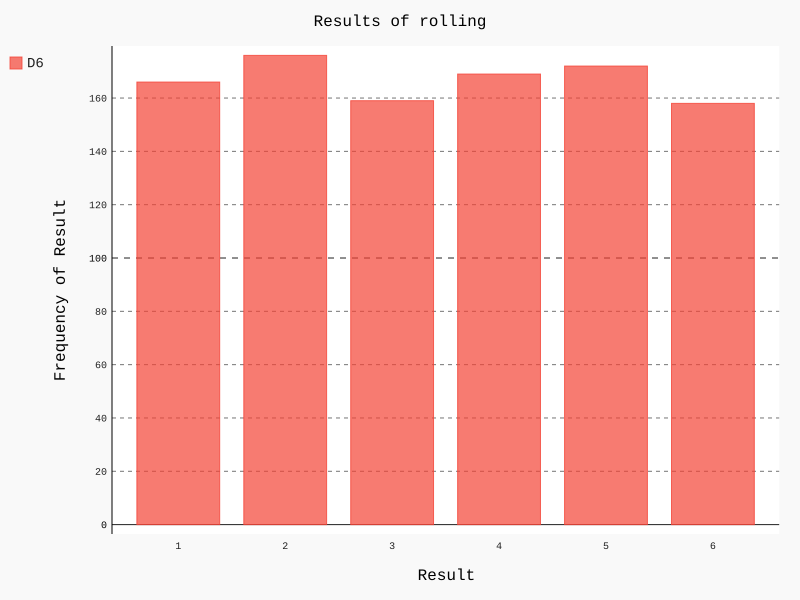

Source code (Python):
from die import Die
import pygal

#create a D6
die = Die()

#roll dices and store results
results = []
for roll_num in range(1000):
    result = die.roll()
    results.append(result)

#analyse the results
frequencies = []
for value in range(1,die.num_sides+1):
    frequency = results.count(value)
    frequencies.append(frequency)

#visualise results
hist = pygal.Bar()

hist.title = "Results of rolling"
hist.x_labels = ['1','2','3','4','5','6']
hist.x_title = "Result"
hist.y_title = "Frequency of Result"

hist.add('D6', frequencies)
hist.render_to_file('die_visual.svg')
